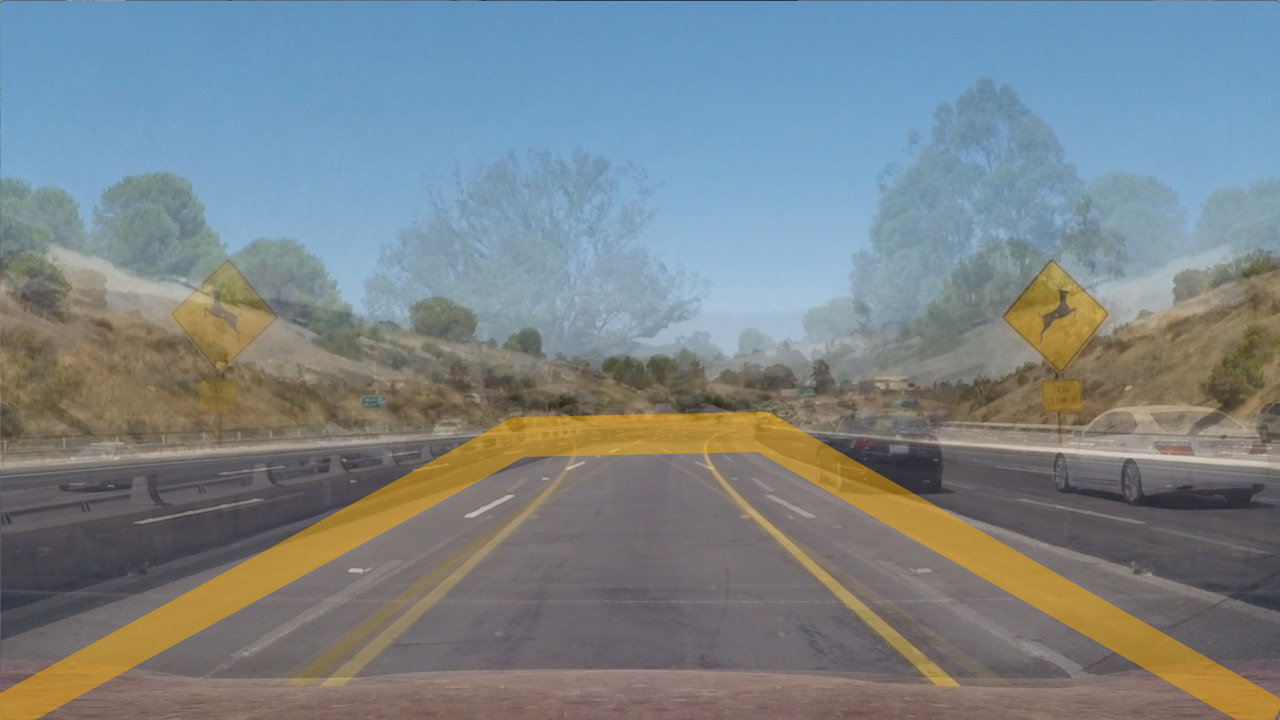
#> input picture superimpose_region_of_interest.jpg, 1280 x 720 px
$ jupyter execute --allow-errors 'Advanced Lane Lines.ipynb'   (shell and % lines are left out)   (older library calls are emulated)   (text cells are left out)
#> lines starting #> are read from the running program, lines starting #| are printed output that depends on the picture; after the words box and inside, x2 and y2 are one past the last pixel; in counts of white or black regions, pixels touching at a corner belong together; pictures that were not available may be replaced by others from this repository, and a replacement may not be noted
[cell 1]
import numpy as np
import cv2
import glob
import matplotlib.pyplot as plt
import matplotlib.image as mpimg

from moviepy.editor import VideoFileClip # needed to edit/save/watch video clips
from IPython.display import HTML

nx = 9               # the number of inside corners in x of provided chessboard
ny = 6               # the number of inside corners in y

debug = False        # set to True to enhance diagnostic messages
first_frame = True   # used to improve efficiency of sliding window searches

ym_per_pix = 30/720  # meters per pixel in y dimension
xm_per_pix = 3.7/700 # meters per pixel in x dimension

[cell 2]
## utility methods
## starter code from https://github.com/udacity/CarND-Camera-Calibration

def calibrate():
    objp = np.zeros((ny*nx,3), np.float32) # prepare object points, like (0,0,0), (1,0,0) ...
    objp[:,:2] = np.mgrid[0:nx, 0:ny].T.reshape(-1,2)

    objpoints = [] # 3d points in real world space
    imgpoints = [] # 2d points in image plane.

    images = glob.glob('camera_cal/calibration*.jpg') # glob a list from calibration images

    for idx, fname in enumerate(images):
        gray = cv2.cvtColor(cv2.imread(fname), cv2.COLOR_BGR2GRAY)
        ret, corners = cv2.findChessboardCorners(gray, (nx,ny), None) # Find chessboard corners

        if ret == True: # # If success, add points
            objpoints.append(objp)
            imgpoints.append(corners)

    _, mtx, dist, _, _ = cv2.calibrateCamera(objpoints, imgpoints, gray.shape[::-1], None, None)

    return mtx, dist

# [16 lines left out: function corners_unwarp, not called in this run]

def carnd_camera(): # parameters for carnd videos, settings for region_of_interest
    w, h, h_clip_factor = 1280, 720, 0.50
    vertices = np.array([[(w*.04, h), (w*.45, h*h_clip_factor), (w*.54, h*h_clip_factor), (w*.96, h)]], dtype=np.int32)
    return vertices, h_clip_factor

#> (a cell that did not finish here is left out)

[cell 4]
img = cv2.imread("superimpose_region_of_interest.jpg");
#> img is the input picture: shape (720, 1280, 3); mean B, G, R 135.9, 131.9, 122.8
img = cv2.cvtColor(img, cv2.COLOR_BGR2RGB)
plt.imshow(img)
#> (this line was passed over: IPython is not available in this run)

[cell 5]
##### starter code from CarND module: "30. Color and Gradient module"

# Define a function that applies Sobel x and y, then computes the magnitude of the gradient
# and applies a threshold
def mag_thresh(img, sobel_kernel=3, mag_thresh=(0, 255)): ## FROM "22. Magnitude of Gradient" course module

    # Apply the following steps to img
    gray = cv2.cvtColor(img, cv2.COLOR_RGB2GRAY)                   # 1) Convert to grayscale
    sobelx = cv2.Sobel(gray, cv2.CV_64F, 1, 0, ksize=sobel_kernel) # 2) Take the gradient in x and y separately
    sobely = cv2.Sobel(gray, cv2.CV_64F, 0, 1, ksize=sobel_kernel)
    mag = np.sqrt(sobelx*sobelx + sobely*sobely)                   # 3) Calculate the magnitude
    scaled_mag = np.uint8(255*mag/np.max(mag))                     # 4) Scale to 8-bit (0 - 255) and convert to type = np.uint8
    binary_output =  np.zeros_like(scaled_mag)                     # 5) Create a binary mask where mag thresholds are met
    binary_output[(scaled_mag >= mag_thresh[0]) & (scaled_mag <= mag_thresh[1])] = 1
    return binary_output                                           # 6) Return this mask as your binary_output image

# Define a function that applies Sobel x and y, then computes the direction of the gradient
# and applies a threshold.
def dir_thresh(img, sobel_kernel=3, thresh=(0, np.pi/2)): ## from "23. Direction of the gradient" course module

    # Apply the following steps to img
    gray = cv2.cvtColor(img, cv2.COLOR_RGB2GRAY)                   # 1) Convert to grayscale
    sobelx = cv2.Sobel(gray, cv2.CV_64F, 1, 0, ksize=sobel_kernel) # 2) Take the gradient in x and y separately
    sobely = cv2.Sobel(gray, cv2.CV_64F, 0, 1, ksize=sobel_kernel)
    abs_sobelx = np.absolute(sobelx)                               # 3) Take the absolute value of the x and y gradients
    abs_sobely = np.absolute(sobely)
    direction = np.arctan2(abs_sobely, abs_sobelx)                 # 4) Calculate the direction of the gradient
    binary_output = np.zeros_like(direction)                       # 5) Create a binary mask where direction thresholds are met
    binary_output[(direction >= thresh[0]) & (direction <= thresh[1])] = 1
    return binary_output                                            # 6) Return this mask as your binary_output image

def abs_sobel_thresh(img, orient='x', thresh_min=0, thresh_max=255): ## from "21. Applying Sobel" course module

    gray = cv2.cvtColor(img, cv2.COLOR_RGB2GRAY)                     # Convert to grayscale
    if orient == 'x':
        abs_sobel = np.absolute(cv2.Sobel(gray, cv2.CV_64F, 1, 0))   # Apply x|y gradient with  OPenCV Sobel() function
    if orient == 'y':                                                # and take the absolute value
        abs_sobel = np.absolute(cv2.Sobel(gray, cv2.CV_64F, 0, 1))
    scaled_sobel = np.uint8(255*abs_sobel/np.max(abs_sobel))         # Rescale back to 8 bit integer
    binary_output = np.zeros_like(scaled_sobel)                      # Create a copy and apply the threshold
    binary_output[(scaled_sobel >= thresh_min) & (scaled_sobel <= thresh_max)] = 1
    return binary_output                                             # Return the result

def hls_thresh(img, h_threshold=(0,180), l_threshold=(0,255), s_threshold=(0,255)):
    hls = cv2.cvtColor(img, cv2.COLOR_RGB2HLS)

    H = hls[:,:,0] ##  range is 0..180
    L = hls[:,:,1] ##  range is 0..255
    S = hls[:,:,2] ##  range is 0..255

    binary_output = np.zeros_like(H)
    binary_output[
        (H >= h_threshold[0]) & (H <= h_threshold[1]) &
        (S >= s_threshold[0]) & (S <= s_threshold[1]) &
        (L >= l_threshold[0]) & (L <= l_threshold[1])
    ] = 1
    return binary_output

def region_of_interest(img):
    """
    Applies an image mask.

    Only keeps the region of the image defined by the polygon
    formed from `vertices`. The rest of the image is set to black.
    """
    vertices, clip = carnd_camera()
    mask = np.zeros_like(img)

    #defining a 3 channel or 1 channel color to fill the mask with depending on the input image
    if len(img.shape) > 2:
        channel_count = img.shape[2]  # i.e. 3 or 4 depending on your image
        matched_mask_color = (1.0,) * channel_count
    else:
        matched_mask_color = 1

    #filling pixels inside the polygon defined by "vertices" with the fill color
    cv2.fillPoly(mask, vertices, matched_mask_color)

    #returning the image only where mask pixels are nonzero
    masked_image = np.zeros_like(img)
    cv2.bitwise_and(src1=img, src2=mask, dst=masked_image)
    return masked_image

[cell 6]
"""
pipeline() processes an iput image, applying several filters and returning a binarized
image where white pixels indicate evidence of lane lanes, and black pixels represent
an absence of lane lines
"""
def pipeline(img, detailed=False):
    img = np.copy(img)

    # Sobel x,y
    gradx = abs_sobel_thresh(img, orient='x', thresh_min=20)
    grady = abs_sobel_thresh(img, orient='y', thresh_min=20)

    # in HLS, H 0..180, yellow = 20,30
    yellow_binary = hls_thresh(img, h_threshold=(20,35), l_threshold=(0,255), s_threshold=(0,255))
    white_binary = hls_thresh(img, h_threshold=(0,180), l_threshold=(200,255), s_threshold=(0,255))
    mag_binary = mag_thresh(img, mag_thresh=(50, 255))
    dir_binary = dir_thresh(img, thresh=(1/8 * np.pi, 3/8 * np.pi))

    combined = np.zeros_like(yellow_binary)  # from "24.Combining Thresholds" course module
    combined[(((yellow_binary == 1) | (white_binary == 1)))] = 1
    combined = region_of_interest(combined)

    if detailed:
        return gradx, grady, yellow_binary, white_binary, mag_binary, dir_binary, combined
    else:
        return combined

[cell 7]
image = mpimg.imread('test_images/test4.jpg')
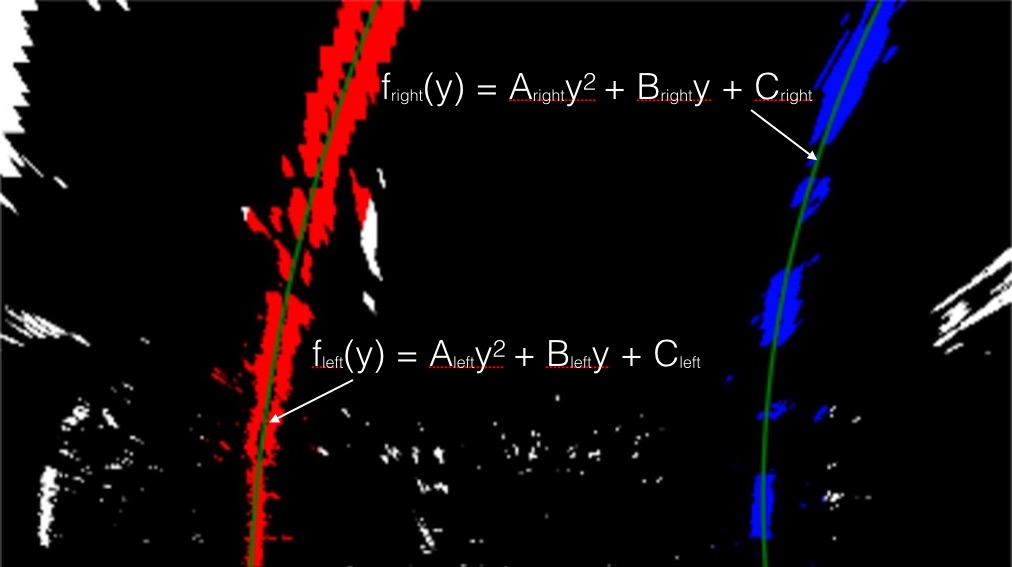
#> input picture writeup_images/color_fit_lines.jpg, 1012 x 567 px, given in place of test4.jpg, which was not available
#> image is the input picture: shape (567, 1012, 3); mean R, G, B 15.7, 8.2, 11.4
gradx, grady, yellow_binary, white_binary, mag_binary, dir_binary, binary_result = pipeline(image, detailed=True)
#> in pipeline, `gradx = abs_sobel_thresh(img, orient='x', thresh_min=20)`:
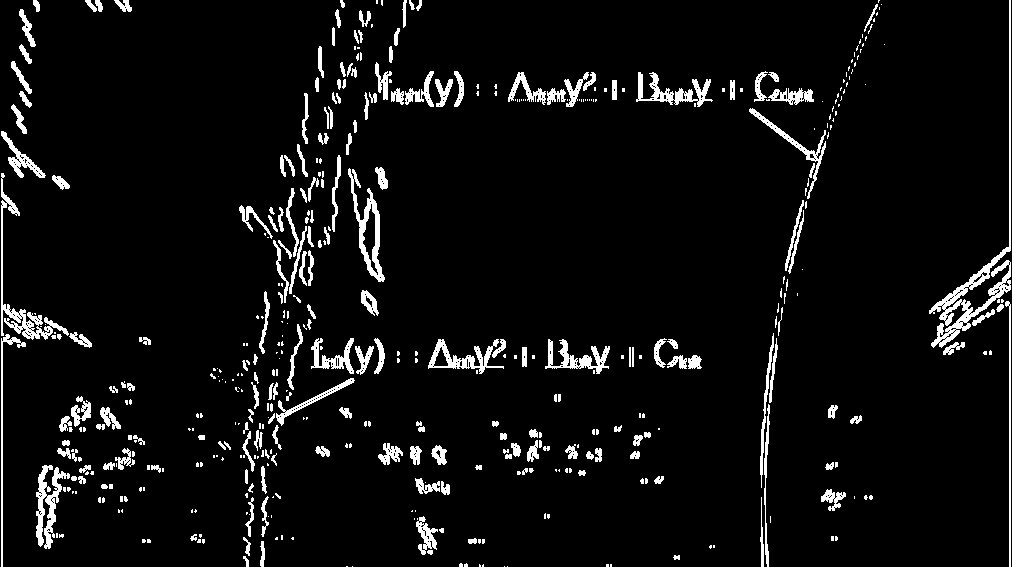
#> gradx: shape (567, 1012); values 0 (black) and 1 (white), 5.8% white; 474 white regions (266 under 20 px), largest, box (x1, y1, x2, y2) and area: (929, 0, 1011, 348) 2559, (1, 173, 69, 340) 1341, (348, 168, 385, 282) 1146
#> in pipeline, `grady = abs_sobel_thresh(img, orient='y', thresh_min=20)`: grady: shape (567, 1012); values 0 (black) and 1 (white), 4.6% white; 509 white regions (319 under 20 px), largest, box (x1, y1, x2, y2) and area: (930, 245, 1012, 349) 2520, (124, 1, 1012, 4) 1640, (4, 307, 91, 348) 1286
#> in hls_thresh, `hls = cv2.cvtColor(img, cv2.COLOR_RGB2HLS)`: hls: shape (567, 1012, 3); mean of channels 0, 1, 2 15.3, 13.6, 37.6
#> in hls_thresh, `S = hls[:,:,2]`:
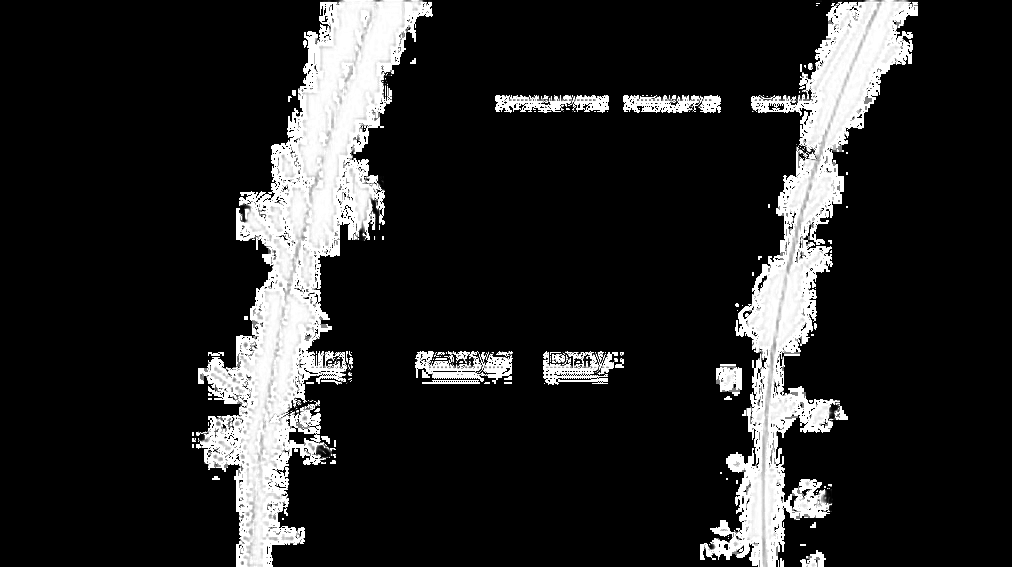
#> S: shape (567, 1012); min 0, max 255, mean 37.6
#> in pipeline, `yellow_binary = hls_thresh(img, h_threshold=(20,35), l_threshold=(0,25..`: yellow_binary: shape (567, 1012); values 0 (black) and 1 (white), 0.39% white in thin lines or dots, all inside (x1, y1, x2, y2) = (200, 0, 909, 567)
#> in pipeline, `white_binary = hls_thresh(img, h_threshold=(0,180), l_threshold=(200,2..`: white_binary: shape (567, 1012); values 0 (black) and 1 (white), 1.7% white; 176 white regions (124 under 20 px), largest, box (x1, y1, x2, y2) and area: (0, 0, 37, 176) 3607, (361, 200, 379, 276) 678, (39, 467, 58, 545) 616
#> in mag_thresh, `sobely = cv2.Sobel(gray, cv2.CV_64F, 0, 1, ksize=sobel_kernel)`:
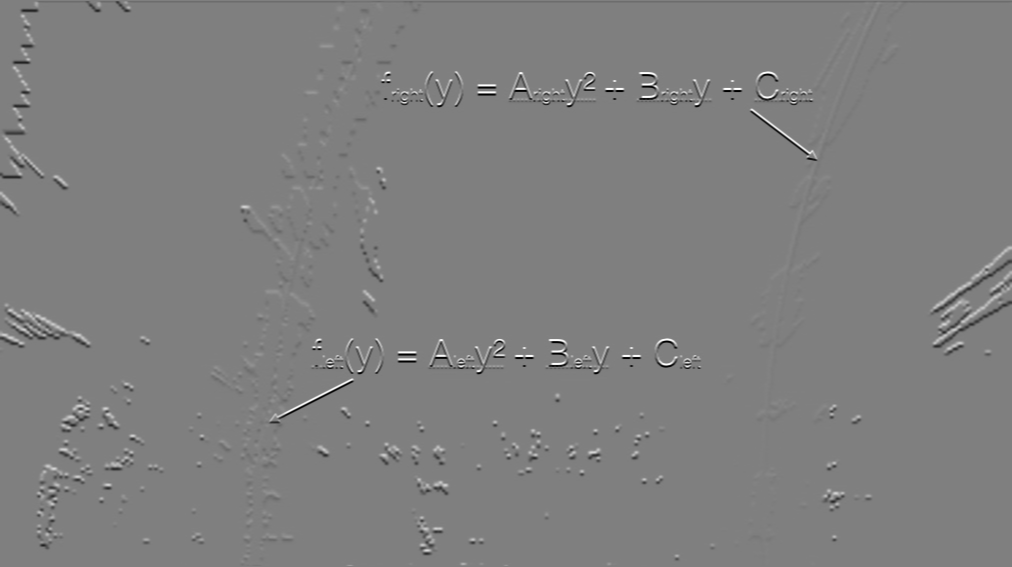
#> sobely: shape (567, 1012) float64; min -1020, max 1020, mean -0.6; drawn with min black and max white
#> in pipeline, `mag_binary = mag_thresh(img, mag_thresh=(50, 255))`: mag_binary: shape (567, 1012); values 0 (black) and 1 (white), 3.8% white; 215 white regions (95 under 20 px), largest, box (x1, y1, x2, y2) and area: (0, 0, 45, 179) 1379, (932, 265, 1012, 348) 1283, (930, 1, 1012, 314) 1013
#> in dir_thresh, `direction = np.arctan2(abs_sobely, abs_sobelx)`:
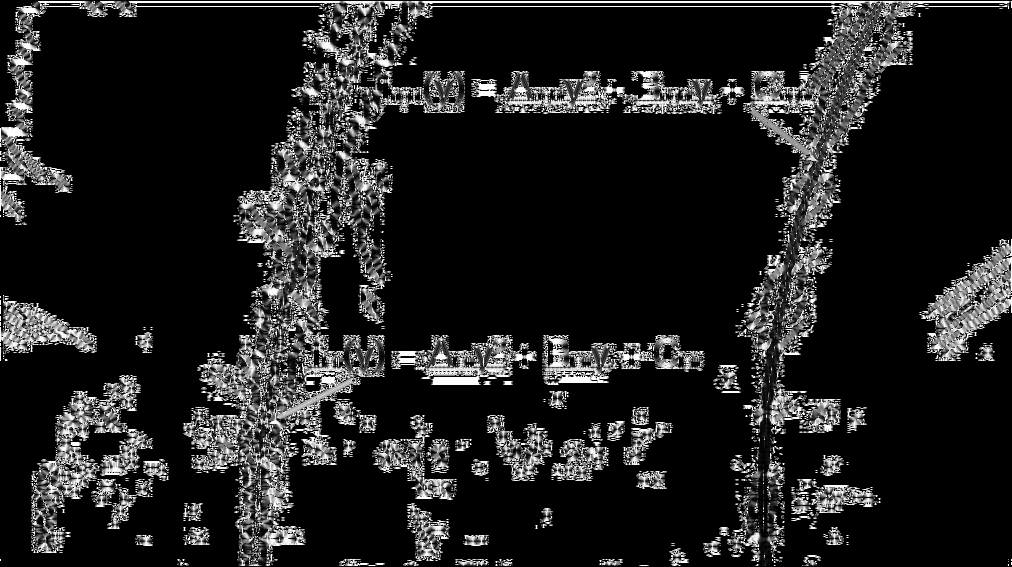
#> direction: shape (567, 1012) float64; min 0, max 1.57, mean 0.196; drawn with min black and max white
#> in pipeline, `dir_binary = dir_thresh(img, thresh=(1/8 * np.pi, 3/8 * np.pi))`:
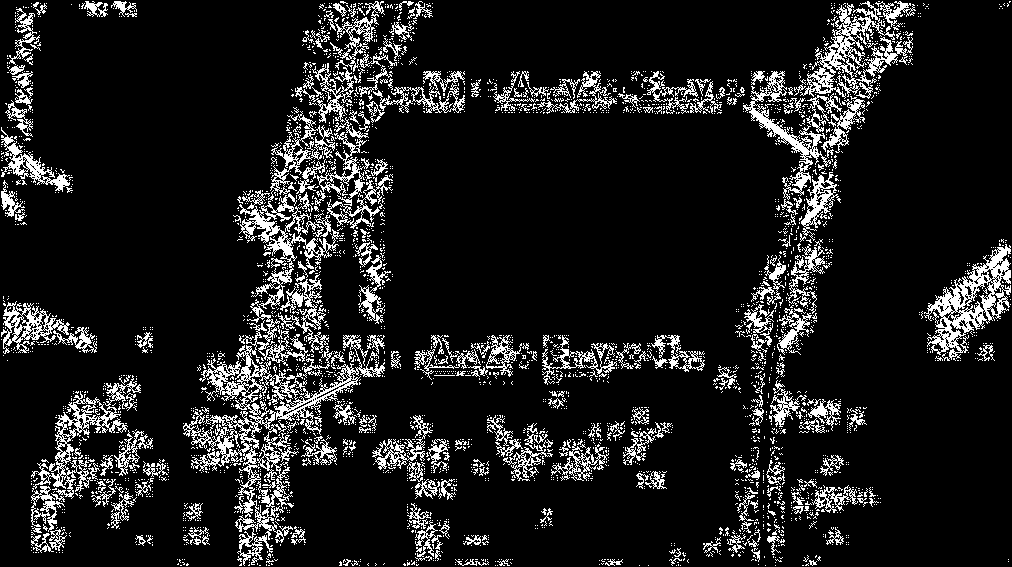
#> dir_binary: shape (567, 1012) float64; values 0 (black) and 1 (white), 11.8% white in thin lines or dots
#> in region_of_interest, `cv2.fillPoly(mask, vertices, matched_mask_color)`: mask: shape (567, 1012); values 0 (black) and 1 (white), 15.2% white; 1 white region, box (x1, y1, x2, y2) and area: (275, 360, 1000, 567) 87143
#> in region_of_interest, `cv2.bitwise_and(src1=img, src2=mask, dst=masked_image)`:
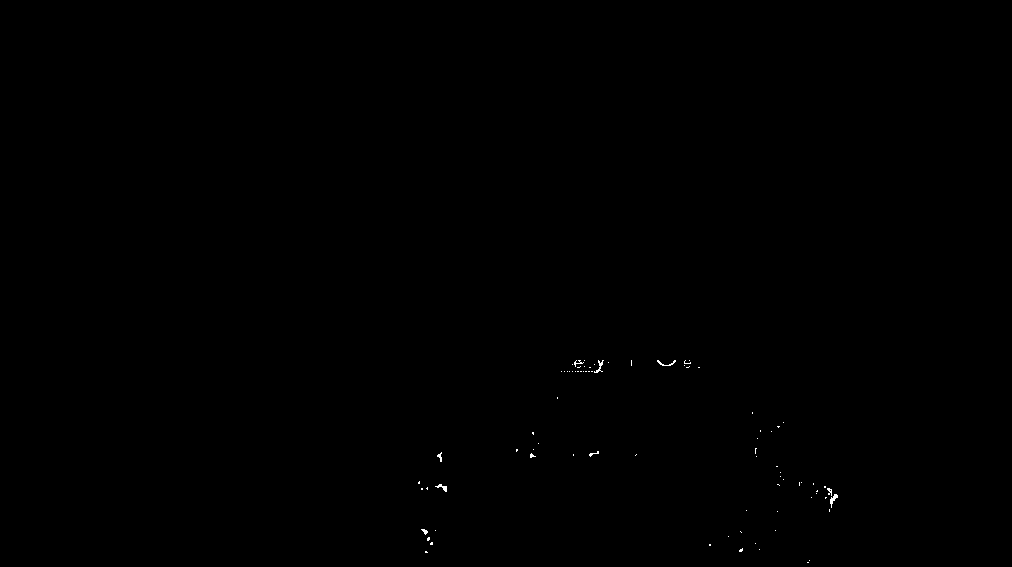
#> masked_image: shape (567, 1012); values 0 (black) and 1 (white), 0.08% white in thin lines or dots, all inside (x1, y1, x2, y2) = (418, 360, 838, 563)

#> (the rest of this cell did not finish here and is left out)

[cell 8]
"""
transform forward-facing vehicle camera image to a topdown view
"""
# [16 lines left out: function warp, not called in this run]

def forwardCameraToBirdsEye(img):
    global M, Minv
    binary_result = pipeline(img, detailed=False)
